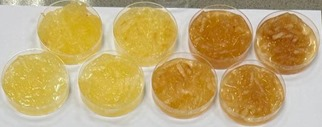
#> input picture repeat1.jpg, 322 x 127 px
$ python -i AppleScorer1.py   (imports and definitions only)
#> lines starting #> are read from the running program, lines starting #| are printed output that depends on the picture; after the words box and inside, x2 and y2 are one past the last pixel; in counts of white or black regions, pixels touching at a corner belong together
# -*- coding: utf-8 -*-
"""
Rank dishes by the relative brightness to BIOHEKER.
Each image is ranked independently.

Created on Sat May 24 18:07:06 2025

@author: yoelsh
"""

import cv2
import numpy as np
from tkinter import Tk, Button, Label, filedialog
from PIL import Image, ImageTk

def detect_valid_circles(image_path):
#> called with image_path = 'repeat1.jpg'
    image = cv2.imread(image_path)
#> image is the input picture: shape (127, 322, 3); mean B, G, R 111.1, 168.5, 193.6
    image_rgb = cv2.cvtColor(image, cv2.COLOR_BGR2RGB)
    gray = cv2.cvtColor(image, cv2.COLOR_BGR2GRAY)
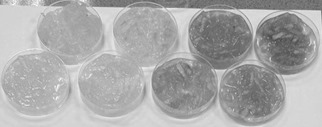
#> gray: shape (127, 322); min 70, max 253, mean 169.5

    blurred = cv2.medianBlur(gray, 5)
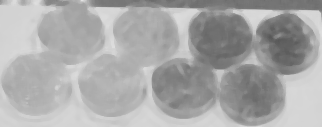
#> blurred: shape (127, 322); min 88, max 226, mean 168.9

    # Detect circles
    circles = cv2.HoughCircles(blurred, cv2.HOUGH_GRADIENT, dp=1.2, minDist=50,
                               param1=50, param2=30, minRadius=20, maxRadius=70)
#> circles = [[251.4, 91.8, 33.68], [185.4, 83.4, 34.88], [283.8, 48.6, 33.68], [215.4, 41.4, 36.32], [141, 37.8, 37.64], [71.4, 35.4, 33.32], [112.2, 83.4, 33.44], [37.8, 79.8, 35.36]]

    output_image = image_rgb.copy()
    valid_circles = []

    if circles is not None:
        circles = np.uint16(np.around(circles[0]))
#> circles = [[251, 92, 34], [185, 83, 35], [284, 49, 34], [215, 41, 36], [141, 38, 38], [71, 35, 33], [112, 83, 33], [38, 80, 35]]

        for i, (x, y, r) in enumerate(circles):
            inner_mask = np.zeros_like(gray)
            outer_mask = np.zeros_like(gray)

            cv2.circle(inner_mask, (x, y), r, 255, -1)
            cv2.circle(outer_mask, (x, y), int(r * 1.3), 255, -1)
            cv2.circle(outer_mask, (x, y), r + 2, 0, -1)

            inner_brightness = cv2.mean(gray, mask=inner_mask)[0]
            background_brightness = cv2.mean(gray, mask=outer_mask)[0]

            if background_brightness > 100:
                valid_circles.append((x, y, r, inner_brightness))
#> this loop made 8 passes
#> (x, y, r, inner_brightness, background_brightness) on passes 1 to 8: (251, 92, 34, 140.9, 167.5), (185, 83, 35, 147.6, 175.4), (284, 49, 34, 134.2, 174.4), (215, 41, 36, 136, 158.1), (141, 38, 38, 175.7, 175.1), (71, 35, 33, 173.5, 194.1), (112, 83, 33, 179.6, 196.7), (38, 80, 35, 182.7, 199)
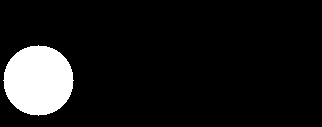
#> inner_mask: shape (127, 322); 9.4% white; 1 white region, box (x1, y1, x2, y2) and area: (3, 45, 74, 116) 3853
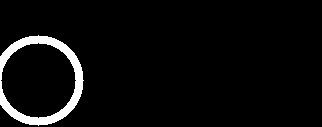
#> outer_mask: shape (127, 322); 4.6% white; 1 white region, box (x1, y1, x2, y2) and area: (0, 35, 84, 126) 1865
#> after the loop, valid_circles = [(251, 92, 34, 140.9), (185, 83, 35, 147.6), (284, 49, 34, 134.2), (215, 41, 36, 136), (141, 38, 38, 175.7), (71, 35, 33, 173.5), (112, 83, 33, 179.6), (38, 80, 35, 182.7)]

        if valid_circles:
            # Find darkest brightness
            darkest = min(circle[3] for circle in valid_circles)
#> darkest = 134.2

            scored_circles = []
            for x, y, r, brightness in valid_circles:
                score = 100 * darkest / brightness if brightness != 0 else 0
                scored_circles.append((x, y, r, brightness, score))

                # Draw and annotate
                cv2.circle(output_image, (x, y), r, (0, 255, 0), 2)
                #cv2.circle(output_image, (x, y), 2, (0, 0, 255), 3)
                cv2.putText(output_image, f"{score:.0f}", (x - 10, y + 5),
                            cv2.FONT_HERSHEY_SIMPLEX, 0.5, (0, 0, 0), 1, cv2.LINE_AA)
#> this loop made 8 passes
#> (x, y, r, brightness, score) on passes 1 to 8: (251, 92, 34, 140.9, 95.24), (185, 83, 35, 147.6, 90.93), (284, 49, 34, 134.2, 100), (215, 41, 36, 136, 98.66), (141, 38, 38, 175.7, 76.37), (71, 35, 33, 173.5, 77.35), (112, 83, 33, 179.6, 74.69), (38, 80, 35, 182.7, 73.42)
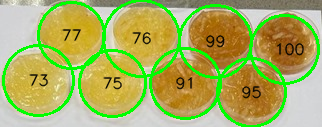
#> output_image: shape (127, 322, 3); mean R, G, B 168, 176.2, 94.7
#> after the loop, scored_circles = [(251, 92, 34, 140.9, 95.24), (185, 83, 35, 147.6, 90.93), (284, 49, 34, 134.2, 100), (215, 41, 36, 136, 98.66), (141, 38, 38, 175.7, 76.37), (71, 35, 33, 173.5, 77.35), (112, 83, 33, 179.6, 74.69), (38, 80, 35, 182.7, 73.42)]

            scored_circles.sort(key=lambda x: x[4], reverse=True)
            return output_image, scored_circles

    return output_image, []

def show_results():
    file_path = filedialog.askopenfilename(filetypes=[("Image files", "*.jpg *.png *.jpeg")])
    if not file_path:
        return

    result_img, scored = detect_valid_circles(file_path)

    result_img_pil = Image.fromarray(result_img)
    result_img_pil.thumbnail((800, 800))
    tk_image = ImageTk.PhotoImage(result_img_pil)

    image_label.config(image=tk_image)
    image_label.image = tk_image

    top5 = scored[:5]
    #text = "\n".join([f"Circle at ({x}, {y}): Score {score:.1f}" for x, y, r, b, score in top5])
    #result_label.config(text=f"Top 5 Darkest Circles (Score out of 100):\n{text}")

# GUI setup
# [4 lines not run here, left out]
# [1 line that did not run here, left out]
# [1 line not run here, left out]
# [1 line that did not run here, left out]
# [3 lines not run here, left out]

>>> result = detect_valid_circles('repeat1.jpg')

$ run again, on repeat2.jpg
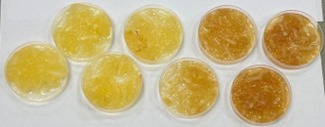
#> input picture repeat2.jpg, 325 x 127 px
#> in detect_valid_circles, image is the input picture: shape (127, 325, 3); mean B, G, R 132.3, 181.3, 199.8
#> in detect_valid_circles, `circles = cv2.HoughCircles(blurred, cv2.HOUGH_GRADIENT, dp=1.2, minDis..`: circles = [[113.4, 78.6, 33.56], [225, 35.4, 28.4], [258.6, 95.4, 29.72], [33, 70.2, 28.88], [288.6, 39, 28.4], [153, 35.4, 31.04], [195, 90.6, 25.76], [82.2, 36.6, 34.64]]
#> in detect_valid_circles, `circles = np.uint16(np.around(circles[0]))`: circles = [[113, 79, 34], [225, 35, 28], [259, 95, 30], [33, 70, 29], [289, 39, 28], [153, 35, 31], [195, 91, 26], [82, 37, 35]]
#> the loop in detect_valid_circles, `for i, (x, y, r) in enumerate(circles):` made 8 passes
#> (x, y, r, inner_brightness, background_brightness) on passes 1 to 8: (113, 79, 34, 180, 196.4), (225, 35, 28, 142.3, 205.6), (259, 95, 30, 125.5, 200.2), (33, 70, 29, 174.8, 200.2), (289, 39, 28, 130.9, 190), (153, 35, 31, 179.5, 207.6), (195, 91, 26, 158.4, 196.3), (82, 37, 35, 183.5, 197.8)
#> after the loop in detect_valid_circles, `for i, (x, y, r) in enumerate(circles):`:
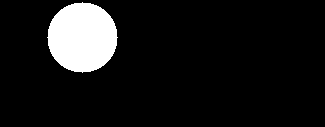
#> inner_mask: shape (127, 325); 9.3% white; 1 white region, box (x1, y1, x2, y2) and area: (47, 2, 118, 73) 3853
#> after the loop in detect_valid_circles, `for i, (x, y, r) in enumerate(circles):`: valid_circles = [(113, 79, 34, 180), (225, 35, 28, 142.3), (259, 95, 30, 125.5), (33, 70, 29, 174.8), (289, 39, 28, 130.9), (153, 35, 31, 179.5), (195, 91, 26, 158.4), (82, 37, 35, 183.5)]
#> darkest = 125.5
#> the loop in detect_valid_circles, `for x, y, r, brightness in valid_circles:` made 8 passes
#> (x, y, r, brightness, score) on passes 1 to 8: (113, 79, 34, 180, 69.7), (225, 35, 28, 142.3, 88.18), (259, 95, 30, 125.5, 100), (33, 70, 29, 174.8, 71.78), (289, 39, 28, 130.9, 95.82), (153, 35, 31, 179.5, 69.91), (195, 91, 26, 158.4, 79.2), (82, 37, 35, 183.5, 68.38)
#> after the loop in detect_valid_circles, `for x, y, r, brightness in valid_circles:`:
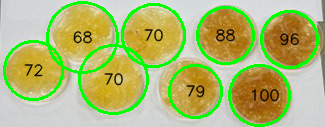
#> output_image: shape (127, 325, 3); mean R, G, B 175, 186.4, 115
#> after the loop in detect_valid_circles, `for x, y, r, brightness in valid_circles:`: scored_circles = [(113, 79, 34, 180, 69.7), (225, 35, 28, 142.3, 88.18), (259, 95, 30, 125.5, 100), (33, 70, 29, 174.8, 71.78), (289, 39, 28, 130.9, 95.82), (153, 35, 31, 179.5, 69.91), (195, 91, 26, 158.4, 79.2), (82, 37, 35, 183.5, 68.38)]

$ run again, on repeat3.jpg
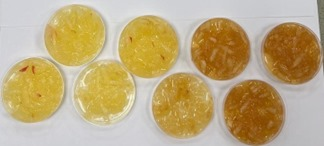
#> input picture repeat3.jpg, 324 x 146 px
#> in detect_valid_circles, image is the input picture: shape (146, 324, 3); mean B, G, R 126, 170.2, 191
#> in detect_valid_circles, `circles = cv2.HoughCircles(blurred, cv2.HOUGH_GRADIENT, dp=1.2, minDis..`: circles = [[217.8, 49.8, 32.36], [291, 53.4, 30.92], [256.2, 111, 33.56], [183, 102.6, 30.92], [149.4, 45, 30.92], [76.2, 37.8, 34.4], [29.4, 84.6, 37.88], [107.4, 93, 30.56]]
#> in detect_valid_circles, `circles = np.uint16(np.around(circles[0]))`: circles = [[218, 50, 32], [291, 53, 31], [256, 111, 34], [183, 103, 31], [149, 45, 31], [76, 38, 34], [29, 85, 38], [107, 93, 31]]
#> the loop in detect_valid_circles, `for i, (x, y, r) in enumerate(circles):` made 8 passes
#> (x, y, r, inner_brightness, background_brightness) on passes 1 to 8: (218, 50, 32, 121.4, 189.1), (291, 53, 31, 106.5, 181.4), (256, 111, 34, 112.4, 175.5), (183, 103, 31, 149.9, 187.3), (149, 45, 31, 163.7, 202.3), (76, 38, 34, 177.6, 203), (29, 85, 38, 177.4, 201), (107, 93, 31, 181.6, 201.1)
#> after the loop in detect_valid_circles, `for i, (x, y, r) in enumerate(circles):`:
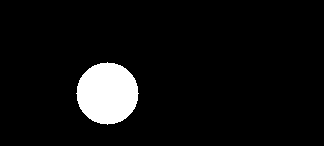
#> inner_mask: shape (146, 324); 6.3% white; 1 white region, box (x1, y1, x2, y2) and area: (76, 62, 139, 125) 3001
#> after the loop in detect_valid_circles, `for i, (x, y, r) in enumerate(circles):`: valid_circles = [(218, 50, 32, 121.4), (291, 53, 31, 106.5), (256, 111, 34, 112.4), (183, 103, 31, 149.9), (149, 45, 31, 163.7), (76, 38, 34, 177.6), (29, 85, 38, 177.4), (107, 93, 31, 181.6)]
#> darkest = 106.5
#> the loop in detect_valid_circles, `for x, y, r, brightness in valid_circles:` made 8 passes
#> (x, y, r, brightness, score) on passes 1 to 8: (218, 50, 32, 121.4, 87.7), (291, 53, 31, 106.5, 100), (256, 111, 34, 112.4, 94.73), (183, 103, 31, 149.9, 71.04), (149, 45, 31, 163.7, 65.05), (76, 38, 34, 177.6, 59.96), (29, 85, 38, 177.4, 60.04), (107, 93, 31, 181.6, 58.64)
#> after the loop in detect_valid_circles, `for x, y, r, brightness in valid_circles:`:
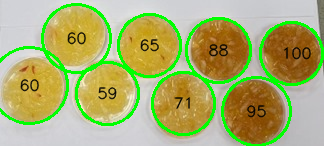
#> output_image: shape (146, 324, 3); mean R, G, B 169.6, 176.3, 110.6
#> after the loop in detect_valid_circles, `for x, y, r, brightness in valid_circles:`: scored_circles = [(218, 50, 32, 121.4, 87.7), (291, 53, 31, 106.5, 100), (256, 111, 34, 112.4, 94.73), (183, 103, 31, 149.9, 71.04), (149, 45, 31, 163.7, 65.05), (76, 38, 34, 177.6, 59.96), (29, 85, 38, 177.4, 60.04), (107, 93, 31, 181.6, 58.64)]
